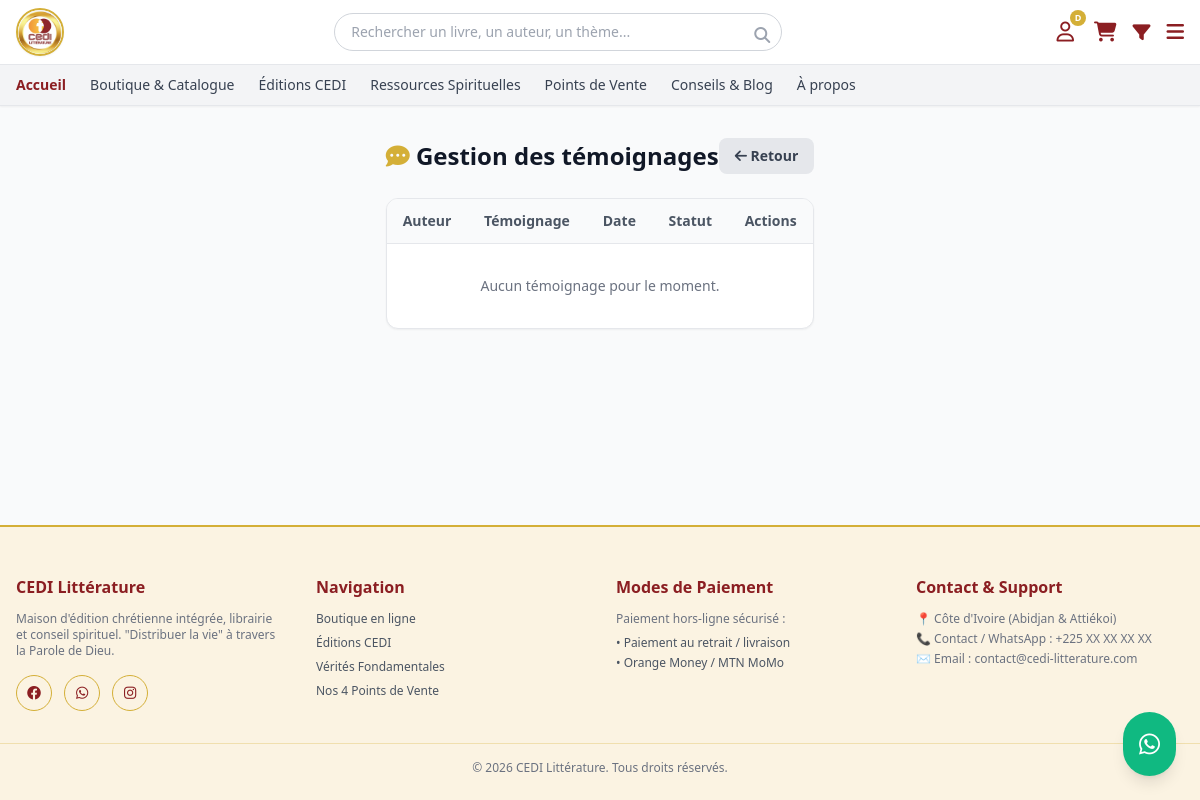
Page /admin_temoignages/ (signed in) on the earlier database version.
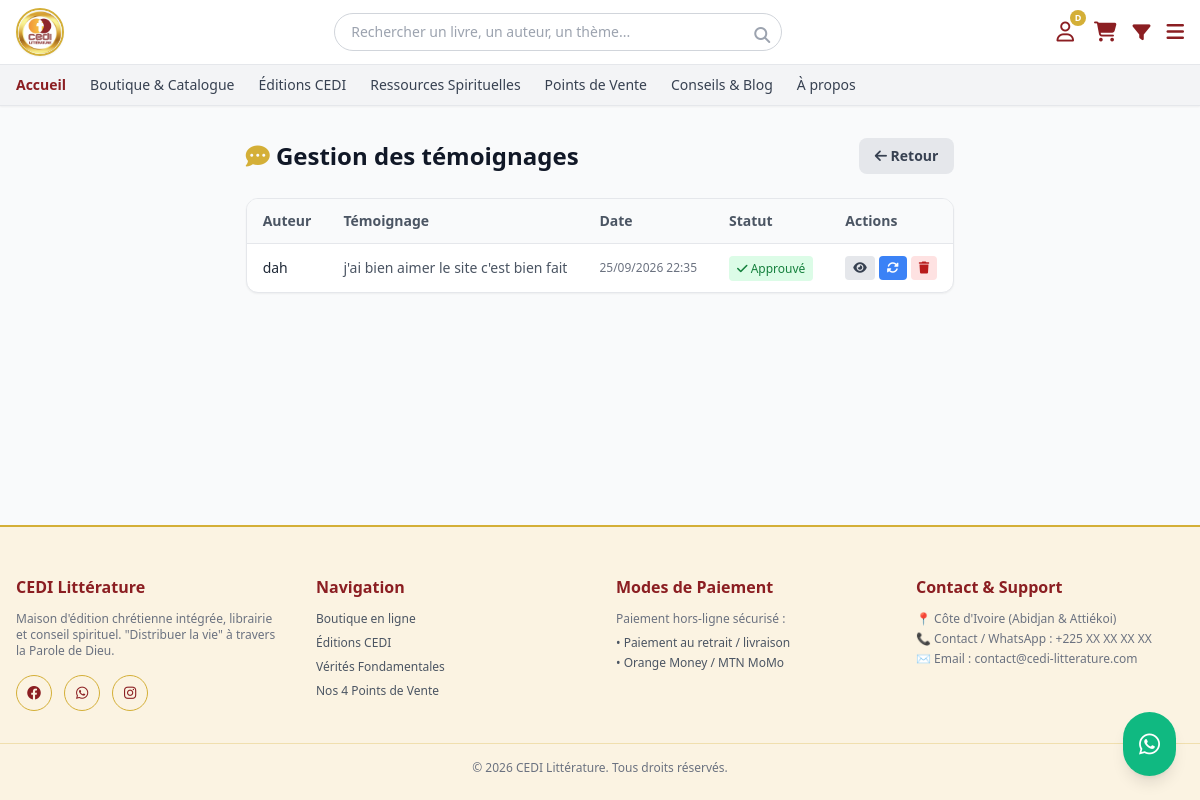
Same page on the later database version.
### appcedi/models.py (models this page shows, shortened)
class Temoignage(models.Model):
    STATUT_CHOICES = [
        ('en_attente', 'En attente'),
        ('approuve', 'Approuvé'),
        ('rejete', 'Rejeté'),
    ]
    utilisateur = models.ForeignKey(User, on_delete=models.CASCADE, related_name='temoignages')
    contenu = models.TextField(verbose_name="Témoignage")
    statut = models.CharField(max_length=20, choices=STATUT_CHOICES, default='en_attente')
    date_creation = models.DateTimeField(auto_now_add=True)
    class Meta:
        verbose_name = "Témoignage"
        verbose_name_plural = "Témoignages"
        ordering = ['-date_creation']

### appcedi/views.py (the view)
# urls.py: path('admin_temoignages/', views.liste_temoignages, name='liste_temoignages'),
@login_required
@user_passes_test(est_admin_ou_gestionnaire)
def liste_temoignages(request):
    temoignages = Temoignage.objects.all().order_by('-date_creation')
    return render(request, 'appcedi/admin/liste_temoignages.html', {'temoignages': temoignages})

### appcedi/context_processors.py (called while the page is built, shortened)
def panier_context(request):
    panier = None
    nombre_articles = 0
    if request.user.is_authenticated:
        try:
            panier = Panier.objects.get(utilisateur=request.user)
        except Panier.DoesNotExist:
            panier = None
    if panier:
        nombre_articles = sum(article.quantite for article in panier.articles.all())
    return {
        'nombre_articles_panier': nombre_articles,
        'categories_menu': Categorie.objects.all(),
    }

### appcedi/views.py (called while the page is built)
def est_admin_ou_gestionnaire(user):
    return user.is_superuser or (hasattr(user, 'role') and user.role in ['admin', 'gestionnaire_stock'])

### templates/appcedi/admin/liste_temoignages.html (shortened to what this page needs)
{% extends 'appcedi/admin/base_admin.html' %}
{% block admin_title %}<i class="fa-solid fa-comment-dots text-cediGold"></i> Gestion des témoignages{% endblock %}
{% block admin_actions %}
<a href="{% url 'tableau_de_bord' %}" class="bg-gray-200 text-gray-700 px-4 py-2 rounded-lg hover:bg-gray-300 transition text-sm font-bold">
    <i class="fa-solid fa-arrow-left"></i> Retour
</a>
{% endblock %}
{% block admin_content %}
<div class="bg-white rounded-xl shadow-sm border border-gray-200 overflow-hidden">
    <div class="overflow-x-auto">
        <table class="w-full text-sm">
            <thead class="bg-gray-50 border-b border-gray-200">
                <tr>
                    <th class="px-4 py-3 text-left font-semibold text-gray-600">Auteur</th>
                    <th class="px-4 py-3 text-left font-semibold text-gray-600">Témoignage</th>
                    <th class="px-4 py-3 text-left font-semibold text-gray-600">Date</th>
                    <th class="px-4 py-3 text-left font-semibold text-gray-600">Statut</th>
                    <th class="px-4 py-3 text-left font-semibold text-gray-600">Actions</th>
                </tr>
            </thead>
            <tbody class="divide-y divide-gray-100">
                {% for t in temoignages %}
                <tr class="hover:bg-gray-50">
                    <td class="px-4 py-3 font-medium text-gray-800">{{ t.utilisateur.username }}</td>
                    <td class="px-4 py-3 text-gray-600">{{ t.contenu|truncatechars:70 }}</td>
                    <td class="px-4 py-3 text-gray-500 text-xs">{{ t.date_creation|date:"d/m/Y H:i" }}</td>
                    <td class="px-4 py-3">
                        {% if t.statut == 'approuve' %}
                            <span class="bg-green-100 text-green-700 px-2 py-1 rounded text-xs"><i class="fa-solid fa-check"></i> Approuvé</span>
                        {% elif t.statut == 'rejete' %}
                            <span class="bg-red-100 text-red-700 px-2 py-1 rounded text-xs"><i class="fa-solid fa-xmark"></i> Rejeté</span>
                        {% else %}
                            <span class="bg-orange-100 text-orange-700 px-2 py-1 rounded text-xs"><i class="fa-solid fa-hourglass-half"></i> En attente</span>
                        {% endif %}
                    </td>
                    <td class="px-4 py-3">
                        <div class="flex gap-1 flex-wrap items-center">
                            <a href="{% url 'detail_temoignage' t.id %}" class="bg-gray-200 text-gray-700 px-2 py-1 rounded hover:bg-gray-300 text-xs" title="Voir détail">
                                <i class="fa-solid fa-eye"></i>
                            </a>
                            <a href="{% url 'changer_statut_temoignage' t.id %}" class="bg-blue-500 text-white px-2 py-1 rounded hover:bg-blue-600 text-xs" title="Changer statut">
                                <i class="fa-solid fa-rotate"></i>
                            </a>
                            <a href="{% url 'supprimer_temoignage' t.id %}" class="bg-red-100 text-red-700 px-2 py-1 rounded hover:bg-red-200 text-xs" title="Supprimer">
                                <i class="fa-solid fa-trash"></i>
                            </a>
                        </div>
                    </td>
                </tr>
                {% empty %}
                <tr>
                    <td colspan="5" class="px-4 py-8 text-center text-gray-500">Aucun témoignage pour le moment.</td>
                </tr>
                {% endfor %}
            </tbody>
        </table>
    </div>
</div>
{% endblock %}

Differences in the rows shown:
added Temoignage: utilisateur.username "dah", contenu "j'ai bien aimer le site c'est bien fait", date_creation "25/09/2026 22:35", statut "approuve" (drawn)
Other differences:
text no longer shown: "Aucun témoignage pour le moment."
